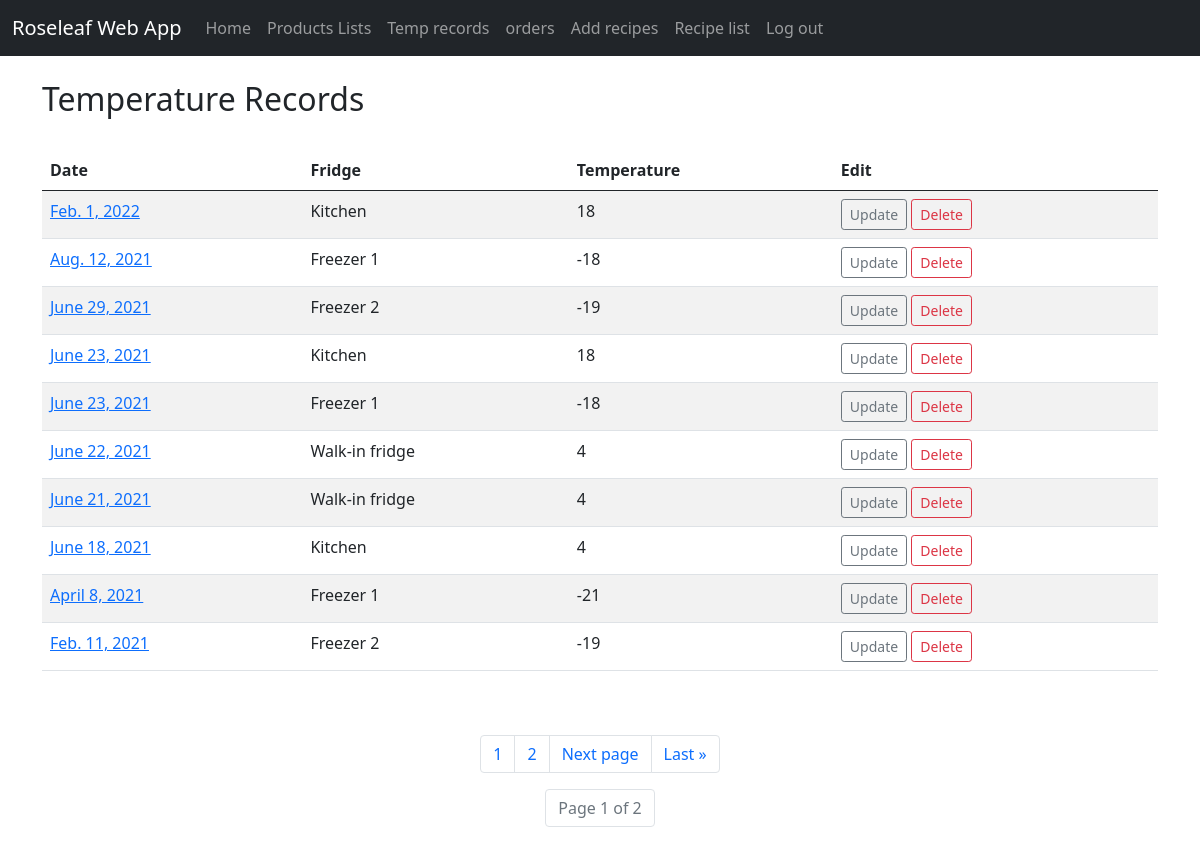
Screenshot of /temp_records/ with the database file from the repository.
### roseleaf_app/models.py (models this page shows, shortened)
class TempRecords(models.Model):
    temp_date = models.DateField()
    temperature = models.IntegerField()
    fridge = models.ForeignKey(Fridge, on_delete=models.CASCADE)
    user = models.ForeignKey(Member, on_delete=models.CASCADE)

class Fridge(models.Model):
    fridge_name = models.CharField(max_length=50)
    def __str__(self):
        return self.fridge_name

### roseleaf_app/views.py (the view)
# urls.py: path('temp_records/', views.temp_records, name='temp_records'),
def temp_records(request):
    temp_list = TempRecords.objects.all()
    p = Paginator(TempRecords.objects.all().order_by('-temp_date'), 10)
    page = request.GET.get('page')
    temp_page = p.get_page(page)
    nums = 'a' * temp_page.paginator.num_pages
    return render(request, 'roseleaf_app/temp_records.html',
                  {
                   'temp_page' : temp_page,
                   'nums': nums,
                   'temp_list' : temp_list})

### roseleaf_app/templates/roseleaf_app/temp_records.html (shortened to what this page needs)
{% extends 'roseleaf_app/base.html' %}
{% block content %}
     <br/>
    <h2>Temperature Records</h2>
    <br>
    <table class="table table-hover table-striped ">
    <thead>
            <tr>
                <th scope="col">Date</th>
                <th scope="col">Fridge</th>
                <th scope="col" >Temperature</th>
                <th scope="col">Edit</th>
            </tr>
        </thead>
    {% for record in temp_page %}
        <tr>
            <td><a href="#">{{ record.temp_date }}</a></td>
            <td>{{ record.fridge }}</td>
            <td>{{ record.temperature }}</td>
            <td><a href="#"
                   class="btn btn-outline-secondary btn-sm"> Update </a>
                <a href="#"
                   class="btn btn-outline-danger btn-sm"> Delete  </a>
            </td>
        </tr>
    {% endfor %}
    </table>
    <br><br>
    <nav aria-label="Page navigation example">
    <ul class="pagination justify-content-center">
    {% for i in nums %}
        <li class="page-item"><a class="page-link" href="?page={{ forloop.counter }}">{{ forloop.counter }}</a></li>
    {% endfor %}
    {% if temp_page.has_next%}
        <li class="page-item"> <a class="page-link" href="?page={{ temp_page.next_page_number }}">Next page</a></li>
        <li class="page-item"><a class="page-link" href="?page={{ temp_page.paginator.num_pages }}">Last &raquo;</a></li>
    {% endif %}
    </ul>
    <ul class="pagination justify-content-center">
    <li class="page-item disabled"><a class="page-link" href="#">Page {{ temp_page.number }} of {{ temp_page.paginator.num_pages }}</a></li>
    </ul>
    </nav>
{% endblock %}

### rows the page displays
TempRecords: temp_date "Feb. 1, 2022", fridge "Kitchen", temperature "18"
TempRecords: temp_date "Aug. 12, 2021", fridge "Freezer 1", temperature "-18"
TempRecords: temp_date "June 29, 2021", fridge "Freezer 2", temperature "-19"
TempRecords: temp_date "June 23, 2021", fridge "Kitchen", temperature "18"
TempRecords: temp_date "June 23, 2021", fridge "Freezer 1", temperature "-18"
TempRecords: temp_date "June 22, 2021", fridge "Walk-in fridge", temperature "4"
TempRecords: temp_date "June 21, 2021", fridge "Walk-in fridge", temperature "4"
TempRecords: temp_date "June 18, 2021", fridge "Kitchen", temperature "4"
TempRecords: temp_date "April 8, 2021", fridge "Freezer 1", temperature "-21"
TempRecords: temp_date "Feb. 11, 2021", fridge "Freezer 2", temperature "-19"

### other values shown
{{ temp_page.number }} "1"
{{ temp_page.paginator.num_pages }} "2"
